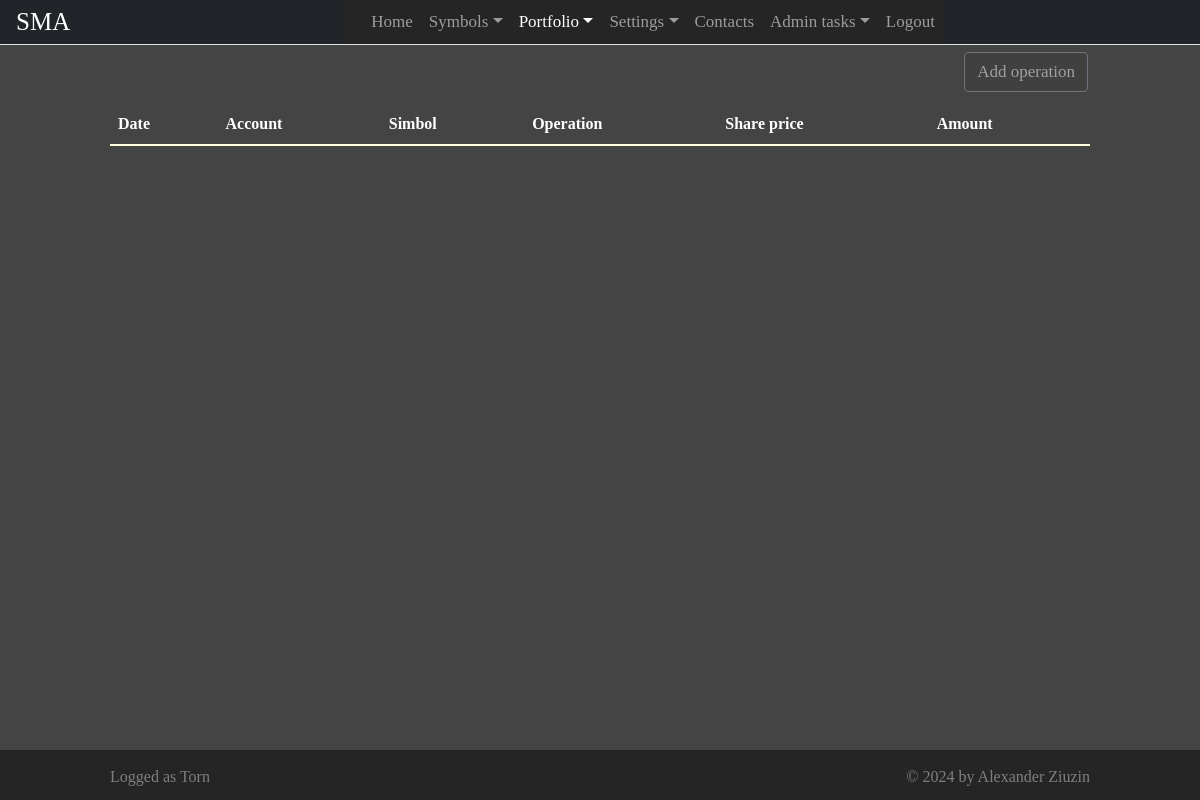
Before: /activity (signed in) with the older database file.
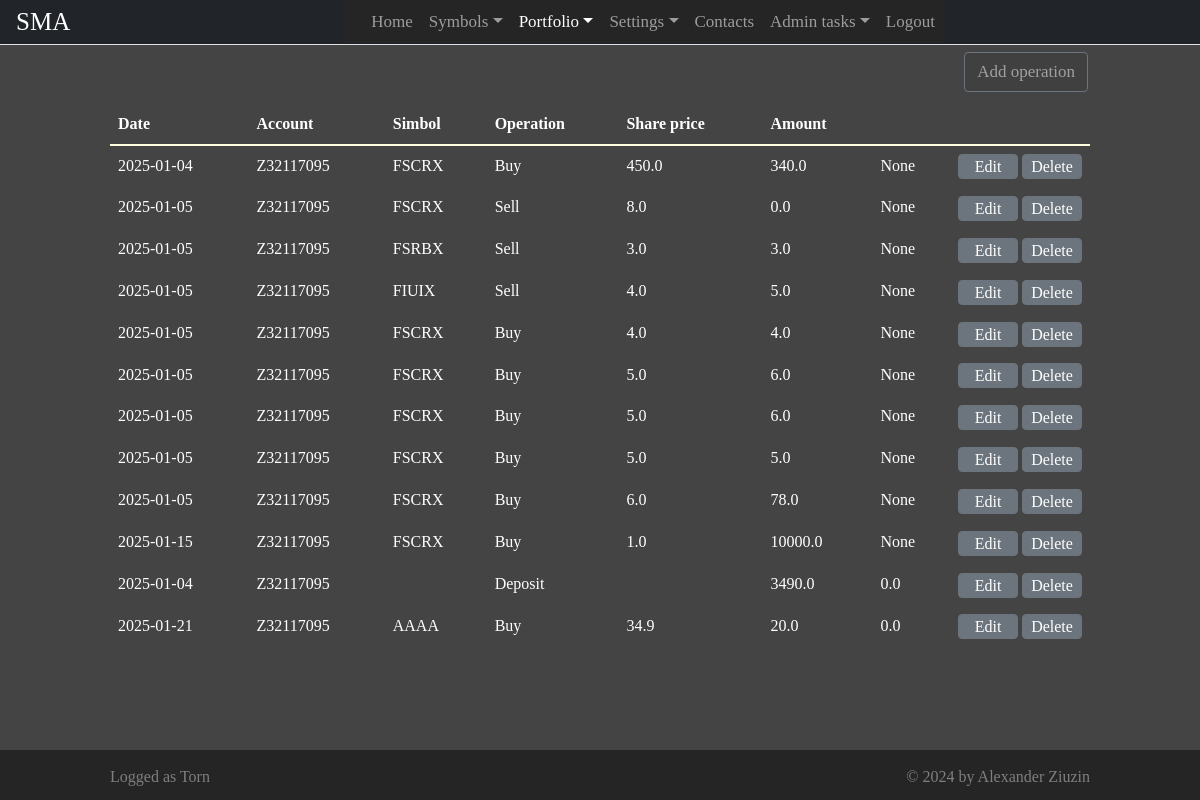
After: the same page with the newer database file.
### app/models.py (models this page shows, shortened)
class User(UserMixin, db.Model):
    __tablename__ = 'user'
    id = db.Column(db.String(40), primary_key=True)
    email = db.Column(db.String(80), unique=True)
    username = db.Column(db.String(100), unique=True)
    password_hash = db.Column(db.String())
    admin = db.Column(db.Boolean)

class Operation(db.Model):
    __tablename__ = 'operation'
    id = db.Column(db.Integer, primary_key=True, nullable = False, autoincrement=True)
    userid = db.Column(db.String(40), nullable = False)
    account = db.Column(db.String(15), nullable = False)
    simbol = db.Column(db.String(10), nullable = False)
    date = db.Column(db.Date, nullable = False)
    type = db.Column(db.Integer, nullable = False)
    price  = db.Column(db.Float, nullable = False)
    quantity = db.Column(db.Float, nullable = False)
    todayprice  = db.Column(db.Float, nullable = False)

### app/views.py (the view)
@app.route("/activity")
@login_required
def activity():
   operationResult = ""
   accounts = []
   operations = []
   portfolioSymbols = []
   try:
      accounts = db.session.query(Account).filter(Account.userid == current_user.id).all()
      accounts.append(Account( "9140b38c-8d65-4e54-bf8f-205337e0634d", "Z32117095", 0.0, "USD") )
      operations = db.session.query(Operation).filter(Operation.userid == current_user.id).all()
      portfolioSymbols = db.session.query(UserSimbol)\
                                 .filter(UserSimbol.userid == current_user.id and
                                         UserSimbol.listtype == 1)\
                                 .all()
   except Exception as ex:
      operationResult = f"Error loading data {ex.args}"
   return render_template("activity.html", pageName = "Portfolio",
                          today = date.today(),
                          accounts = accounts,
                          portfolioSymbols = portfolioSymbols,
                          operations = operations,
                          user = current_user,
                          operationResult = operationResult)

### app/userlogin.py (called while the page is built)
@login.user_loader
def load_user(id):
    return User.query.get(str(id))

### app/templates/activity.html (shortened to what this page needs)
{% extends "base.html" %}
{% block main %}
<div class="container">
    <div class="row">
        <div class="col-md-12  text-end">
            <button id="btnAddOperation"
                    class="btn btn-submit btn-outline-secondary btn-manage-operation">
                Add operation
            </button>
        </div>
    </div>
    <div class="row empty-row"></div>
    <div class="row">
        <div class="col-md-12">
            <table class="table table-of-operations">
                <thead>
                    <tr>
                        <th>Date</th>
                        <th>Account</th>
                        <th>Simbol</th>
                        <th>Operation</th>
                        <th>Share price</th>
                        <th>Amount</th>
                    </tr>
                </thead>
                <tbody>
                    {% for operation in operations %}
                    <tr>
                        <td>{{ operation.date }}</td>
                        <td>{{ operation.account }}</td>
                        <td>{% if operation.type == 0 or operation.type == 1 %}
                                {{ operation.simbol }}
                            {% endif %}
                        </td>
                        <td>
                            {% if operation.type == 0 %}
                                Buy
                            {% elif operation.type == 1 %}
                                Sell
                            {% elif operation.type == 2 %}
                                Deposit
                            {% else %}
                                Withdraw
                            {% endif %}
                        </td>
                        <td>
                            {% if operation.type == 0 or operation.type == 1 %}
                                {{ operation.price }}
                            {% endif %}
                        </td>
                        <td>{{ operation.quantity }}</td>
                        <td>{{ operation.todayprice }}</td>
                        <td style = "width: 140px;">
                            <div class = "btn-manage-operation-container">
                            <button type = "button"
                                    class="btn btn-secondary  btn-edit-operation"
                                    data-id="{{ operation.id }}">Edit</button>
                            <button type = "button"
                                    class="btn btn-secondary btn-delete-operation"
                                    data-id="{{ operation.id }}">Delete</button>
                            </div>
                        </td>
                    </tr>
                    {% endfor %}
                </tbody>
            </table>
        </div>
</div>
{% endblock %}

### app/templates/base.html (shortened to what this page needs)
<!DOCTYPE html>
<html lang="en" dir="ltr">
    <head>
        <link rel="stylesheet" type="text/css" href="/static/css/bootstrap.min.css"/>
        <link rel="stylesheet" type="text/css" href="/static/css/style.css" />
	</head>
    <body >
      <header id = "page-header" class="container-sm">
        <nav class="navbar navbar-expand-sm navbar-dark bg-dark fixed-top navigation" >
          <a id = "brand-icon" class="navbar-brand cinzel-400" href="#">SMA</a>
          <div class="collapse navbar-collapse justify-content-center" id="navbarCollapse">
            <ul class="navbar-nav">
              <li class = "nav-item">
                <a class="nav-link {% if pageName == 'Home' %} active {% endif %}" aria-current="page" href="/">Home</a>
              </li>
              {% if user.is_authenticated %}
              <li class = "nav-item dropdown">
                <a  id="navbarDropdownSymbols"
                    class="nav-link dropdown-toggle {% if pageName == 'Symbols' %} active {% endif %}"
                    href="#"
                    role="button" data-bs-toggle="dropdown"
                    aria-expanded="false">Symbols</a>
              </li>
              <li class = "nav-item dropdown">
                <a id ="navbarDropdownPortfolio"
                   class="nav-link dropdown-toggle {% if pageName == 'Portfolio' %} active {% endif %}"
                   href="#"
                   role="button" data-bs-toggle="dropdown"
                  aria-expanded="false">Portfolio</a>
              </li>
              <li class = "nav-item dropdown">
                <a id ="navbarDropdownSettings"
                   class="nav-link dropdown-toggle {% if pageName == 'Settings' %} active {% endif %}"
                   href="#"
                   role="button" data-bs-toggle="dropdown"
                   aria-expanded="false">Settings</a>
              </li>
              {% endif %}
              <li class = "nav-item">
                <a class="nav-link {% if pageName == 'Contacts' %} active {% endif %}" href="/contacts">Contacts</a>
              </li>
              {% if user.admin %}
              <li class = "nav-item dropdown">
                <a id ="navbarDropdownSettings"
                   class="nav-link dropdown-toggle {% if pageName == 'AdminTasks' %} active {% endif %}"
                   href="#"
                   role="button" data-bs-toggle="dropdown"
                   aria-expanded="false">Admin tasks</a>
              {% endif %}
              <li class = "nav-item">
                {% if user.is_authenticated %}
                  <a class="nav-link {% if pageName == 'Login' %} active {% endif %}" href="/logout">Logout</a>
                {% else %}
                  <a class="nav-link {% if pageName == 'Logout' %} active {% endif %}" href="/login">Login</a>
                {% endif %}
              </li>
            </ul>
          </div>
        </nav>
      </header>
      <main id="main">
          {% block main %}
          {% endblock %}
      </main>
      <footer class = "d-flex align-items-center">
        <div  class = "container">
          <div class = "row ">
            <div class = "col-sm-6">
              <div class = "d-flex justify-content-start">
                {% if user.is_authenticated %}
                  Logged as {{user.username}}
                {% endif %}
              </div>
            </div>
            <div class = "col-sm-6" >
              <div class = "d-flex justify-content-end">
                © 2024 by Alexander Ziuzin
              </div>
            </div>
          </div>
        </div>
      </footer>
    </body>
</html>

### app/static/css/style.css (style rules this page uses)
@media (min-width: 440px) { .container, .container-sm, .container-md, .container-lg, .container-xl { max-width: 800px; } }
@media (min-width: 360px) { .container, .container-sm, .container-md, .container-lg, .container-xl { max-width: 540px; padding-left: 0px; padding-right: 0px; } }
@media (min-width: 768px) { .container, .container-sm, .container-md, .container-lg, .container-xl { max-width: 750px; } }
@media (min-width: 992px) { .container, .container-sm, .container-md, .container-lg, .container-xl { max-width: 980px; } }
html { visibility:hidden; }
body { color: #566787; background-color:rgb(68, 68, 68); font-family: "HvDTrial_Brandon_Grotesque_regular"; text-size-adjust: 100%; min-width: 360px; }
.cinzel-400 { font-family: 'Cinzel'; font-size: 1.5em; font-weight: 400; color:White; }
.navigation { height: 45px; padding-top: 0px; padding-bottom: 0px; border-bottom: solid white 1px; }
#main { width: 100%; margin-top: 50px; margin-left: 0px; margin-right: 0px; }
footer { position:fixed; bottom: 0; width:100%; height: 50px; background-color:rgb(37, 37, 37); text-align: center; padding-top: 5px; color: #7F7F7F; font-size:medium; padding-top: 3px; }
#brand-icon { margin-left: 4px; }
.navbar { padding-top: 0 !important; padding-bottom: 0 !important; background: #ffffff; padding-left: 0px; padding-right: 0px; border-bottom: 1px solid #dfe3e8; border-radius: 0; }
.navbar .navbar-brand { padding-left: 0; font-size: 25px; }
.navbar .navbar-nav { position: relative; background-color:rgb(37, 37, 37); padding-left: 20px; }
.navbar a, .navbar a:active { color: #888; font-size: 17px; background: transparent; }
.active { color:white; }
#brand-icon { margin-left: 16px; }
.navbar-dark { margin-bottom: 2px; }
#btnSubmit, #btnCancel, #btnReset, #btnGetCompanyData, #btnAddOperation { background-color: #404040; color:#A0A0A0; font-size: 17px; margin: 2px; }
.btn-submit { text-wrap: nowrap; }
.empty-row { height: 10px; }
.table-of-operations { color: white; }
.table-of-operations thead { border-bottom-style: solid; border-bottom-color: lightyellow; border-bottom-width: 2px; }
.btn-manage-operation-container { width:auto; }
.btn-edit-operation, .btn-delete-operation { height: 25px; width: 60px; padding: 0px; }
.table>:not(caption)>*>* { padding: .5rem .5rem; border-bottom-width: 0px; }

Changed rows visible on the page:
added Operation: date "2025-01-04", account "Z32117095", simbol "FSCRX", type "Buy", price "450.0", quantity "340.0", todayprice "None"
added Operation: date "2025-01-05", account "Z32117095", simbol "FSCRX", type "Sell", price "8.0", quantity "0.0", todayprice "None"
added Operation: date "2025-01-05", account "Z32117095", simbol "FSRBX", type "Sell", price "3.0", quantity "3.0", todayprice "None"
added Operation: date "2025-01-05", account "Z32117095", simbol "FIUIX", type "Sell", price "4.0", quantity "5.0", todayprice "None"
added Operation: date "2025-01-05", account "Z32117095", simbol "FSCRX", type "Buy", price "4.0", quantity "4.0", todayprice "None"
added Operation: date "2025-01-05", account "Z32117095", simbol "FSCRX", type "Buy", price "5.0", quantity "6.0", todayprice "None"
added Operation: date "2025-01-05", account "Z32117095", simbol "FSCRX", type "Buy", price "5.0", quantity "6.0", todayprice "None"
added Operation: date "2025-01-05", account "Z32117095", simbol "FSCRX", type "Buy", price "5.0", quantity "5.0", todayprice "None"
added Operation: date "2025-01-05", account "Z32117095", simbol "FSCRX", type "Buy", price "6.0", quantity "78.0", todayprice "None"
added Operation: date "2025-01-15", account "Z32117095", simbol "FSCRX", type "Buy", price "1.0", quantity "10000.0", todayprice "None"
added Operation: date "2025-01-04", account "Z32117095", type "Deposit", quantity "3490.0", todayprice "0.0"
added Operation: date "2025-01-21", account "Z32117095", simbol "AAAA", type "Buy", price "34.9", quantity "20.0", todayprice "0.0"
